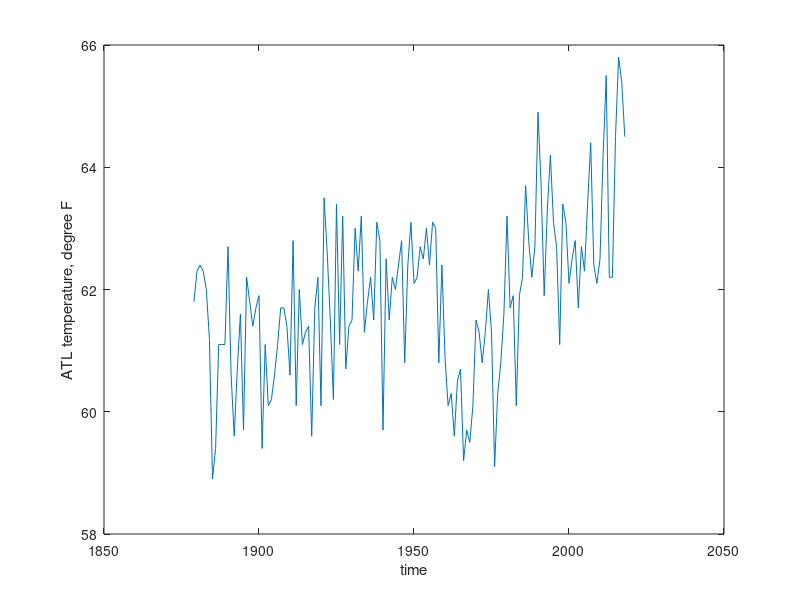
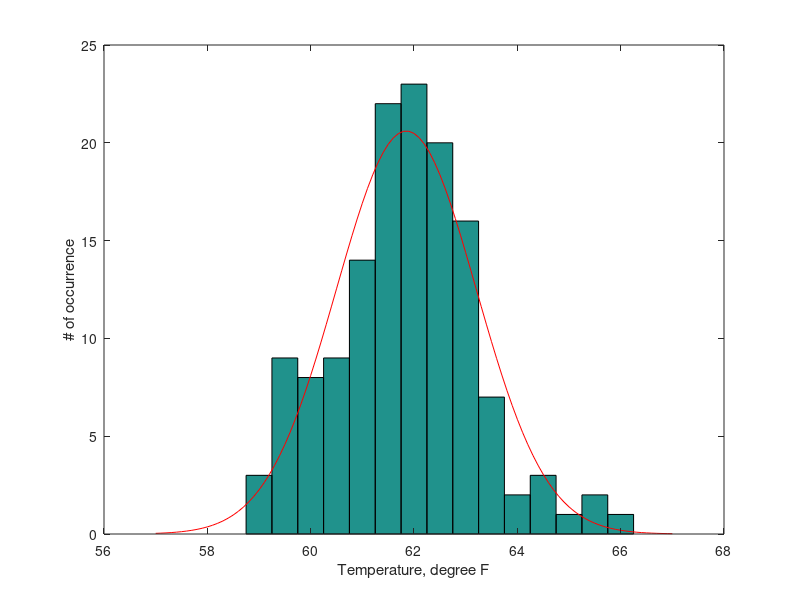
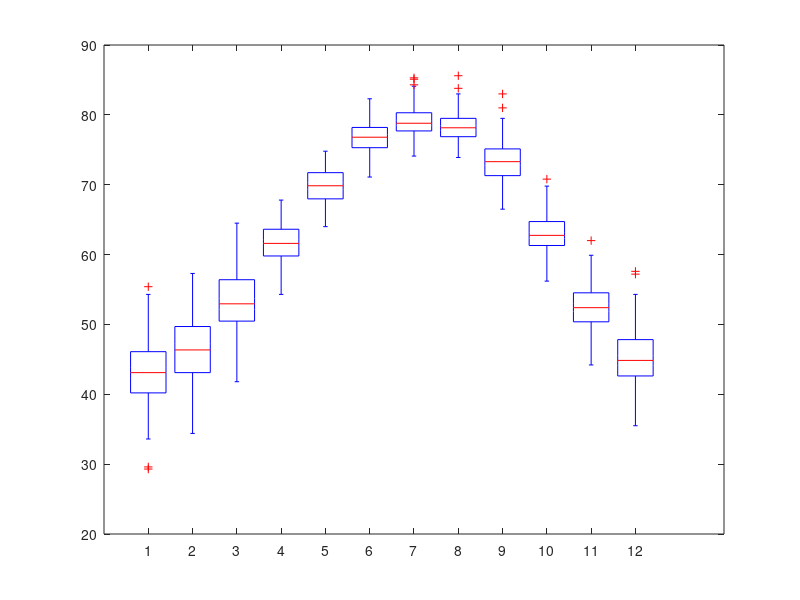

These figures' MATLAB source, in order:
%% week1_exercise

% safety first
clear all;
close all;
clc;

load atlanta_temperature.mat;

% plot temperature time series
figure(1); 
plot(Year,Annual);
xlabel('time');
ylabel('ATL temperature, degree F');

% calculate statistics
Tave = mean(Annual);
Tstd = std(Annual);
Tmedian = median(Annual);
% Tmedian = prctile(Annual,50);
Tiqr = iqr(Annual);
disp(['Mean temperature is ',num2str(Tave)]); 

% histogram
figure(2);
hist(Annual,57:.5:67);

% superimpose gaussian plot
x = 57:.1:67;
g = 1/(sqrt(2*pi)*Tstd)*exp(-.5*((x-Tave)/Tstd).^2);
N = length(Annual);
hold on; %superimpose the plot command below
plot(x,g*N*.5,'r-');
hold off;
xlabel('Temperature, degree F');
ylabel('# of occurrence');

% Boxwhiskar diagram
figure(3);
Temp = [Jan Feb Mar Apr May Jun Jul Aug Sep Oct Nov Dec];
boxplot(Temp);
